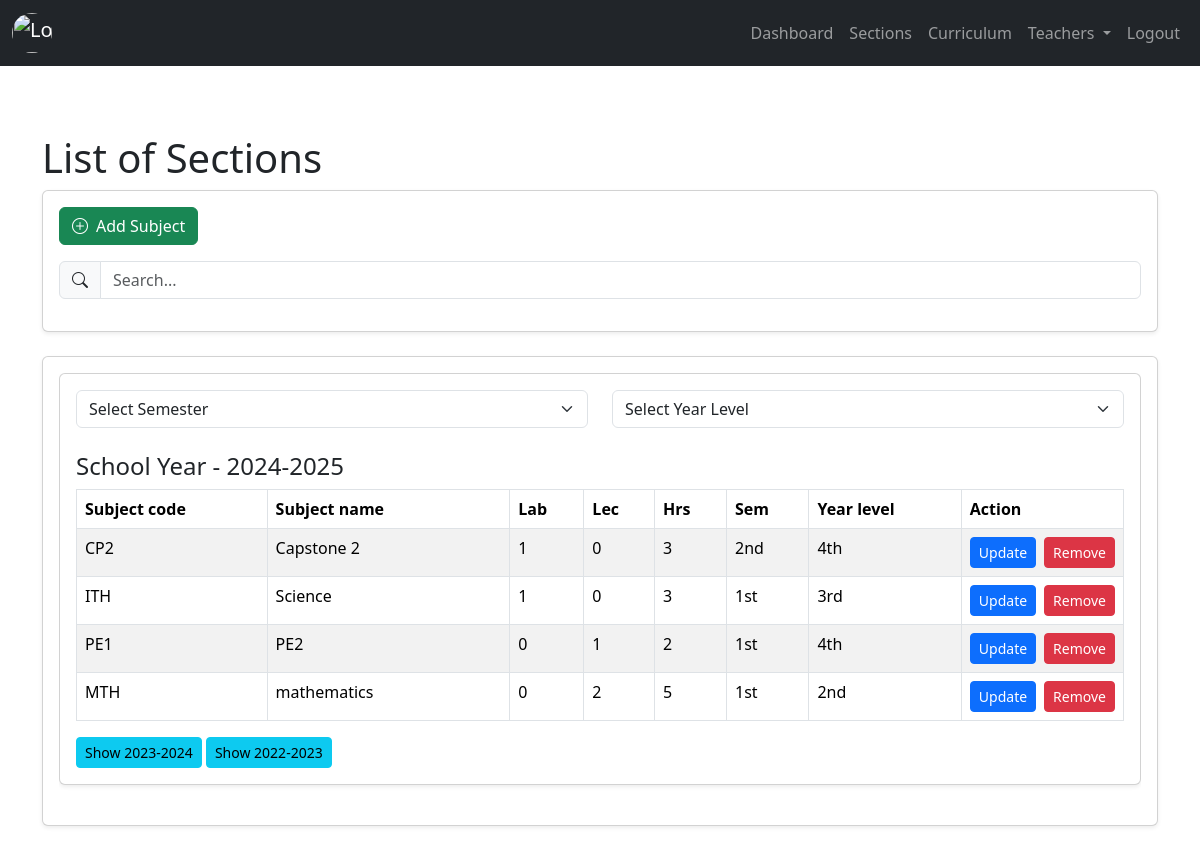
Page /admin/curriculum.php (signed in) on the committed database.
### tables this page shows
CREATE TABLE `tblcurriculum` (
  `subject_id` int(11) NOT NULL,
  `subject_code` varchar(60) NOT NULL,
  `subject_name` varchar(60) NOT NULL,
  `lab_num` int(11) NOT NULL,
  `lec_num` int(11) NOT NULL,
  `hours` int(11) NOT NULL,
  `semester` int(11) NOT NULL,
  `designated_year_level` int(11) NOT NULL,
  `subject_status` int(11) NOT NULL DEFAULT 1 COMMENT '0=archive,1=exist',
  `subject_date_added` timestamp NOT NULL DEFAULT current_timestamp() ON UPDATE current_timestamp()
);

### admin/backend/db.php (called while the page is built, shortened)
<?php
class db_connect
{
    public $host = db_host;
    public $user = db_user;
    public $pass = db_pass;
    public $name = db_name;
    public function connect()
    {
        try {
            $this->conn = new mysqli($this->host, $this->user, $this->pass, $this->name);
        } catch (\Throwable $th) {
            header("Location:setup.php");
        }
    }
}

### admin/backend/class.php (called while the page is built, shortened)
<?php
include ('db.php');
class global_class extends db_connect
{
    public function fetch_all_Subject()
    {
        $query = $this->conn->prepare("SELECT *
        FROM `TblCurriculum`
        where subject_status='1'
        ");
        if ($query->execute()) {
            $result = $query->get_result();
            return $result;
        }
    }
}

### admin/backend/end-points/fetchAllsubject.php (the view, shortened to what this page needs)
<div class="card shadow-sm mb-4">
    <div class="card-body">
        <div class="table-responsive">
            <div class="d-flex gap-4 mb-3">
                <select id="semesterFilter" class="form-select">
                    <option value="">Select Semester</option>
                </select>
                <select id="yearLevelFilter" class="form-select">
                    <option value="">Select Year Level</option>
                </select>
            </div>
            <?php
            $fetch_all_Subject = $db->fetch_all_Subject();
            if (!empty($fetch_all_Subject)) {
                $subjects_by_school_year = [];
                foreach ($fetch_all_Subject as $subject) {
                    $date_added = strtotime($subject['subject_date_added']);
                    $month = date('m', $date_added);
                    $year = date('Y', $date_added);
                    if ($month >= 8) {
                        $school_year = $year . '-' . ($year + 1);
                    } else {
                        $school_year = ($year - 1) . '-' . $year;
                    }
                    $subjects_by_school_year[$school_year][] = $subject;
                }
                krsort($subjects_by_school_year);
                $latest_school_year = key($subjects_by_school_year);
                foreach ($subjects_by_school_year as $school_year => $subjects):
                    $is_latest = ($school_year == $latest_school_year);
                    ?>
                    <div class="school-year-container" id="school-year-<?= $school_year ?>" <?= $is_latest ? '' : 'style="display:none;"' ?>>
                        <h4 class="mt-4">School Year - <?= $school_year ?></h4>
                        <table class="table table-striped table-bordered" id="tableEachSchoolYear">
                            <thead>
                                <tr>
                                    <th>Subject code</th>
                                    <th style="min-width: 150px;">Subject name</th>
                                    <th>Lab</th>
                                    <th>Lec</th>
                                    <th>Hrs</th>
                                    <th>Sem</th>
                                    <th>Year level</th>
                                    <th style="width: 100px;">Action</th>
                                </tr>
                            </thead>
                            <tbody>
                                <?php foreach ($subjects as $subject): ?>
                                <tr>
                                    <td class="p-2"><?= $subject['subject_code']; ?></td>
                                    <td class="p-2"><?= $subject['subject_name']; ?></td>
                                    <td class="p-2"><?= $subject['lab_num']; ?></td>
                                    <td class="p-2"><?= $subject['lec_num']; ?></td>
                                    <td class="p-2"><?= $subject['hours']; ?></td>
                                    <td class="p-2">
                                        <?php
                                            $semester = $subject['semester'];
                                            if ($semester == 1) {
                                                echo $semester . 'st';
                                            } elseif ($semester == 2) {
                                                echo $semester . 'nd';
                                            } elseif ($semester == 3) {
                                                echo $semester . 'rd';
                                            } else {
                                                echo $semester . 'th';
                                            }
                                        ?>
                                    </td>
                                    <td class="p-2">
                                        <?php
                                            $year_level = $subject['designated_year_level'];
                                            if ($year_level == 1) {
                                                echo $year_level . 'st';
                                            } elseif ($year_level == 2) {
                                                echo $year_level . 'nd';
                                            } elseif ($year_level == 3) {
                                                echo $year_level . 'rd';
                                            } else {
                                                echo $year_level . 'th';
                                            }
                                        ?>
                                    </td>
                                    <td class="p-2">
                                        <div class="d-flex gap-2">
                                            <button class="btn btn-primary btn-sm updateSubjectToggler" data-bs-toggle="modal" data-bs-target="#updateSubjectModal"
                                                data-subject_id="<?=$subject['subject_id']?>"
                                                data-subject_code="<?=$subject['subject_code']?>"
                                                data-subject_name="<?=$subject['subject_name']?>"
                                                data-lab_num="<?=$subject['lab_num']?>"
                                                data-lec_num="<?=$subject['lec_num']?>"
                                                data-hours="<?=$subject['hours']?>"
                                                data-semester="<?=$subject['semester']?>"
                                                data-designated_year_level="<?=$subject['designated_year_level']?>"
                                                >Update</button>
                                            <button class="btn btn-danger btn-sm removeSubject" data-subject_id="<?=$subject['subject_id']?>">Remove</button>
                                        </div>
                                    </td>
                                </tr>
                                <?php endforeach; ?>
                            </tbody>
                        </table>
                    </div>
                    <?php endforeach; ?>
                    <div id="show-hide-buttons">
                        <?php foreach (array_keys($subjects_by_school_year) as $school_year): ?>
                            <?php if ($school_year != $latest_school_year): ?>
                                <button class="btn btn-info btn-sm show-hide-btn" data-school-year="<?= $school_year ?>">Show <?= $school_year ?></button>
                            <?php endif; ?>
                        <?php endforeach; ?>
                    </div>
            <?php
            } else { ?>
                <tr>
                    <td colspan="8" class="p-2 text-center">No Record found.</td>
                </tr>
            <?php } ?>
        </div>
    </div>
</div>

### rows in the picture
tblcurriculum: subject_date_added "2024-2025", subject_code "MTH", subject_name "mathematics", lab_num "0", lec_num "2", hours "5", semester "1", designated_year_level "2"
tblcurriculum: subject_code "CP2", subject_name "Capstone 2", lab_num "1", lec_num "0", hours "3", semester "2", designated_year_level "4"
tblcurriculum: subject_code "ITH", subject_name "Science", lab_num "1", lec_num "0", hours "3", semester "1", designated_year_level "3"
tblcurriculum: subject_code "PE1", subject_name "PE2", lab_num "0", lec_num "1", hours "2", semester "1", designated_year_level "4"

### other values in the picture
$school_year "2023-2024"
$school_year "2022-2023"
